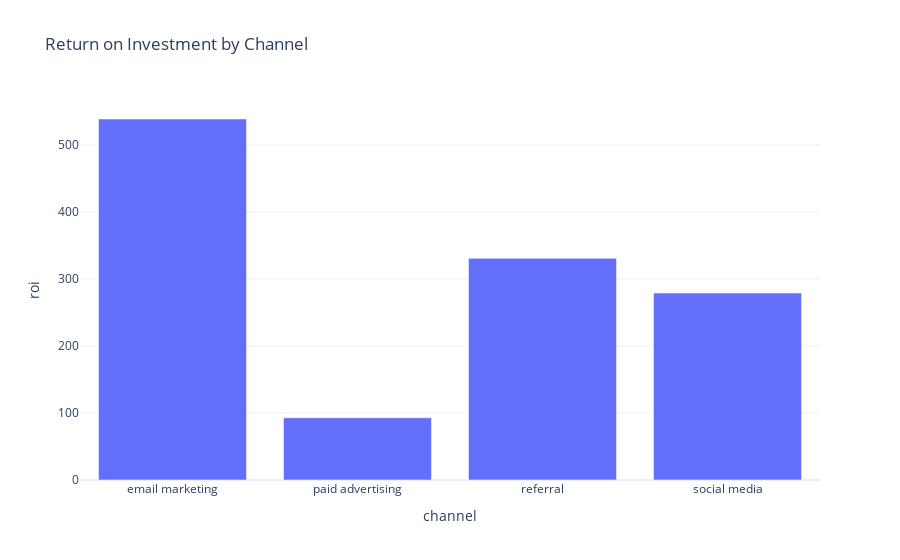

This figure's notebook cell:
### Code cell
clv_data['roi'] = clv_data['revenue']/clv_data['cost']

roi_by_channel = clv_data.groupby('channel')['roi'].mean().reset_index()

fig = px.bar(roi_by_channel, x= 'channel', y='roi',
            title = 'Return on Investment by Channel')

fig.show()

### Figure 1 — Plotly figure (JSON) as saved in the notebook; plotly's stock layout.template omitted (floating-point values rounded to 4 significant figures)
{"data": [{"alignmentgroup": "True", "hovertemplate": "channel=%{x}<br>roi=%{y}<extra></extra>", "legendgroup": "", "marker": {"color": "#636efa", "pattern": {"shape": ""}}, "name": "", "offsetgroup": "", "orientation": "v", "showlegend": false, "textposition": "auto", "type": "bar", "x": ["email marketing", "paid advertising", "referral", "social media"], "xaxis": "x", "y": [538.6, 92.83, 330.7, 279.0], "yaxis": "y"}], "layout": {"barmode": "relative", "legend": {"tracegroupgap": 0}, "title": {"text": "Return on Investment by Channel"}, "xaxis": {"anchor": "y", "domain": [0, 1], "title": {"text": "channel"}}, "yaxis": {"anchor": "x", "domain": [0, 1], "title": {"text": "roi"}}}}
